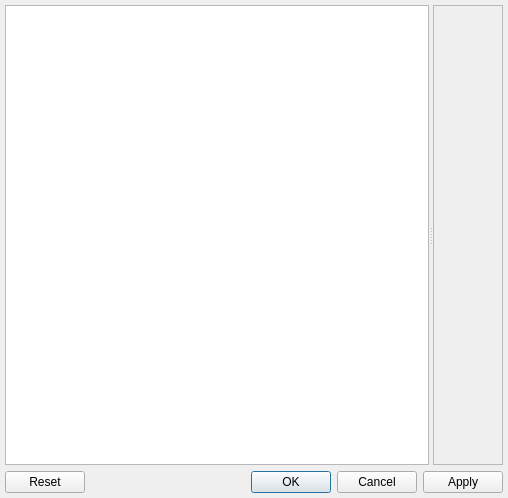
<?xml version="1.0" encoding="UTF-8"?>
<ui version="4.0">
 <class>OptionsDialogClass</class>
 <widget class="QDialog" name="OptionsDialogClass">
  <property name="geometry">
   <rect>
    <x>0</x>
    <y>0</y>
    <width>508</width>
    <height>498</height>
   </rect>
  </property>
  <layout class="QVBoxLayout" name="verticalLayout">
   <property name="leftMargin">
    <number>5</number>
   </property>
   <property name="topMargin">
    <number>5</number>
   </property>
   <property name="rightMargin">
    <number>5</number>
   </property>
   <property name="bottomMargin">
    <number>5</number>
   </property>
   <item>
    <widget class="QSplitter" name="sprSplitter">
     <property name="orientation">
      <enum>Qt::Horizontal</enum>
     </property>
     <widget class="QTreeView" name="trvNodes">
      <property name="editTriggers">
       <set>QAbstractItemView::NoEditTriggers</set>
      </property>
      <property name="textElideMode">
       <enum>Qt::ElideNone</enum>
      </property>
      <property name="indentation">
       <number>12</number>
      </property>
      <property name="sortingEnabled">
       <bool>true</bool>
      </property>
      <attribute name="headerVisible">
       <bool>false</bool>
      </attribute>
     </widget>
     <widget class="QScrollArea" name="scaScroll">
      <property name="widgetResizable">
       <bool>true</bool>
      </property>
      <widget class="QWidget" name="scrollAreaWidgetContents">
       <property name="geometry">
        <rect>
         <x>0</x>
         <y>0</y>
         <width>57</width>
         <height>453</height>
        </rect>
       </property>
      </widget>
     </widget>
    </widget>
   </item>
   <item>
    <widget class="QDialogButtonBox" name="dbbButtons">
     <property name="standardButtons">
      <set>QDialogButtonBox::Apply|QDialogButtonBox::Cancel|QDialogButtonBox::Ok|QDialogButtonBox::Reset</set>
     </property>
    </widget>
   </item>
  </layout>
 </widget>
 <layoutdefault spacing="6" margin="11"/>
 <tabstops>
  <tabstop>trvNodes</tabstop>
  <tabstop>dbbButtons</tabstop>
 </tabstops>
 <resources/>
 <connections/>
</ui>
